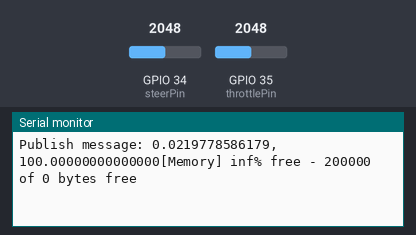
The sketch below on a simulated ESP32. Shown: the last lines printed to the serial monitor. The test bench sets the inputs (shaded band); at power-on: GPIO 34 (steerPin) = 2048, GPIO 35 (throttlePin) = 2048 (analog values on the 0–4095 scale). WiFi joins after 1.5 s; servers stay silent unless stated; random numbers use the default seed unless the sketch sets one; no MQTT or app messages arrive unless stated.

Above: at 2.7 s.
2.8 s: GPIO 34 (steerPin) set to 2246
At 3.9 s:
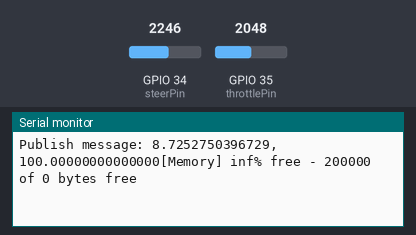
5.8 s: GPIO 34 (steerPin) set to 2318
At 6.7 s:
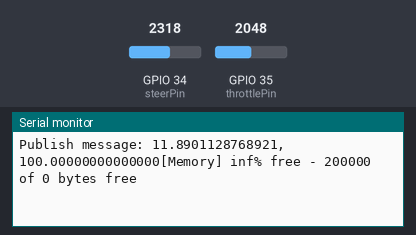
8.8 s: GPIO 35 (throttlePin) set to 1995
At 9.3 s:
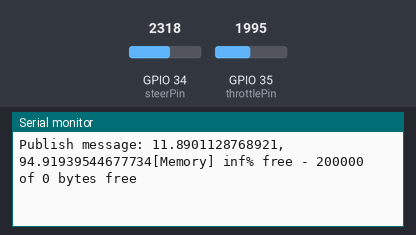
Timing chart, 0 to 11.8 s (numbered marks = the images above; inputs shaded):
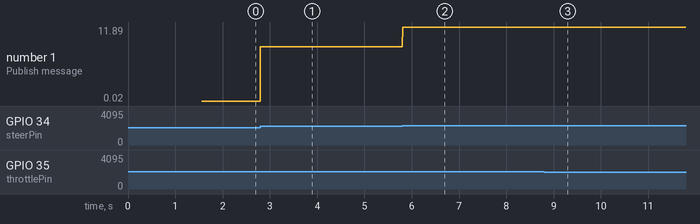

The sketch:

no_encrypt.ino
```cpp
#include <WiFi.h>
#include <WiFiAP.h>
#include <WiFiClient.h>
#include <WiFiGeneric.h>
#include <WiFiMulti.h>
#include <WiFiScan.h>
#include <WiFiServer.h>
#include <WiFiSTA.h>
#include <WiFiType.h>
#include <WiFiUdp.h>

extern "C"{
#include "PubSubClient.h"
}
const int steerPin = 34;
const int throttlePin = 35;
const float MAX_VOLTAGE = 3.3;
const float MAX_THROTTLE = 2047.0;

const char* ssid = "The Chosen One";
const char* password = "sekarsinekar";
const char* mqtt_server = "broker.mqtt-dashboard.com";
char msg1[96];

WiFiClient espClient;
PubSubClient client(espClient);
unsigned long lastMsg = 0;
#define MSG_BUFFER_SIZE  (50)
unsigned char msg[MSG_BUFFER_SIZE];
int value = 0;

void setup_wifi() {

  delay(10);
  WiFi.mode(WIFI_STA);
  WiFi.begin(ssid, password);
  while (WiFi.status() != WL_CONNECTED) {
    delay(500);
  }

  randomSeed(micros());
  Serial.println("IP address: ");
  Serial.println(WiFi.localIP());
}

void callback(char* topic, byte* payload, unsigned int length) {
  char new_char[32];
  Serial.print("Message arrived [");
  Serial.print(topic);
  Serial.print("] ");
  for (int i = 0; i < length; i++) {
    Serial.print((char)payload[i]);
  }
  Serial.println();
}

void reconnect() {
  while (!client.connected()) {
    String clientId = "ESP32Client-";
    clientId += String(random(0xffff), HEX);
    if (client.connect(clientId.c_str())) {
      // Once connected, publish an announcement...
      client.subscribe("testing");
    } else {
      delay(5000);
    }
  }
}

void setup() {
     unsigned long startTime = millis();
  Serial.begin(115200);
  setup_wifi();
  client.setServer(mqtt_server, 1883);
  client.setCallback(callback);
    // Konfigurasi ADC
  analogReadResolution(12);
  analogSetAttenuation(ADC_11db);
      unsigned long executionTime = millis() - startTime;

    // Print the execution time
    Serial.print("Program execution time: ");
    Serial.print(executionTime);
    Serial.println(" milliseconds");
}

void loop() {
  char encrypted[96];
  char decrypted[32];
  char message[32];

  // Membaca nilai potensiometer untuk steering
  int steerValue = analogRead(steerPin);
  float steerVoltage = steerValue * (MAX_VOLTAGE / 4095.0);

  // Menghitung sudut steering angle
  float maxSteerValue = (MAX_VOLTAGE / 2.0);
  float steerAngle = 0;

  if (steerVoltage <= maxSteerValue) {
    steerAngle = ((steerVoltage - maxSteerValue) * (90.0 / maxSteerValue));
  } else {
    steerAngle = ((steerVoltage - maxSteerValue) * (90.0 / maxSteerValue));
  }

  // Membaca nilai potensiometer untuk throttle
  int throttleValue = analogRead(throttlePin);

  // Memastikan bahwa nilai throttle tidak melebihi nilai maksimum
  if (throttleValue > MAX_THROTTLE) {
    throttleValue = MAX_THROTTLE;
  }

  // Menghitung posisi throttle
  float throttlePosition = 0;
  if (throttleValue > MAX_THROTTLE / 2) {
    throttlePosition = ((throttleValue - MAX_THROTTLE / 2) * (100.0 / (MAX_THROTTLE / 2)));
  }
  sprintf(msg1,"%.13f,%.14f",steerAngle,throttlePosition);
  memcpy(msg,(unsigned char*)message, sizeof(message));

  if (!client.connected()) {
    reconnect();
  }
  client.loop();

   Serial.print("Publish message: ");
      Serial.print(msg1);
      client.publish("testing", msg1);

uint32_t freeHeapBytes = heap_caps_get_free_size(MALLOC_CAP_DEFAULT);
uint32_t totalHeapBytes = heap_caps_get_total_size(MALLOC_CAP_DEFAULT);
float percentageHeapFree = freeHeapBytes * 100.0f / (float)totalHeapBytes;
// Print to serial
Serial.printf("[Memory] %.1f%% free - %d of %d bytes free\n", percentageHeapFree, freeHeapBytes, totalHeapBytes);

}
```

Measured:
- after the input at 2.8 s, the serial monitor: prints a new line at once (image 1)
- after the input at 5.8 s, the serial monitor: prints a new line at once (image 2)
- after the input at 8.8 s, the serial monitor: prints a new line at once (image 3)
- plotted number 1: 0.02 → 8.73 after the input at 2.8 s, 8.73 → 11.89 after the input at 5.8 s
